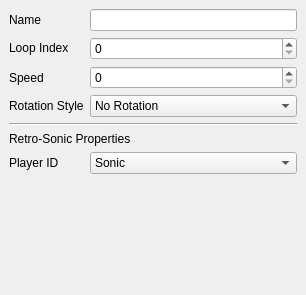
     <widget class="QWidget" name="animPage">
      <property name="geometry">
       <rect>
        <x>0</x>
        <y>0</y>
        <width>300</width>
        <height>295</height>
       </rect>
      </property>
      <attribute name="label">
       <string>Animations (0 of 0, ID: 0)</string>
      </attribute>
      <layout class="QVBoxLayout" name="verticalLayout_3">
       <property name="leftMargin">
        <number>9</number>
       </property>
       <property name="topMargin">
        <number>9</number>
       </property>
       <property name="rightMargin">
        <number>9</number>
       </property>
       <property name="bottomMargin">
        <number>9</number>
       </property>
       <item>
        <layout class="QGridLayout" name="gridLayout_10">
         <property name="leftMargin">
          <number>0</number>
         </property>
         <property name="topMargin">
          <number>0</number>
         </property>
         <property name="rightMargin">
          <number>0</number>
         </property>
         <property name="bottomMargin">
          <number>0</number>
         </property>
         <item row="3" column="0">
          <widget class="QLabel" name="label_18">
           <property name="text">
            <string>Speed</string>
           </property>
          </widget>
         </item>
         <item row="5" column="0" colspan="2">
          <widget class="Line" name="line">
           <property name="orientation">
            <enum>Qt::Horizontal</enum>
           </property>
          </widget>
         </item>
         <item row="11" column="0" colspan="2">
          <spacer name="verticalSpacer">
           <property name="orientation">
            <enum>Qt::Vertical</enum>
           </property>
           <property name="sizeHint" stdset="0">
            <size>
             <width>20</width>
             <height>40</height>
            </size>
           </property>
          </spacer>
         </item>
         <item row="3" column="1">
          <widget class="QSpinBox" name="speedMult">
           <property name="toolTip">
            <string>Animation playback speed</string>
           </property>
           <property name="minimum">
            <number>0</number>
           </property>
           <property name="maximum">
            <number>255</number>
           </property>
          </widget>
         </item>
         <item row="8" column="0">
          <widget class="QLabel" name="label_7">
           <property name="text">
            <string>Player ID</string>
           </property>
          </widget>
         </item>
         <item row="7" column="0" colspan="2">
          <widget class="QLabel" name="label_17">
           <property name="text">
            <string>Retro-Sonic Properties</string>
           </property>
          </widget>
         </item>
         <item row="8" column="1">
          <widget class="QComboBox" name="playerID">
           <item>
            <property name="text">
             <string>Sonic</string>
            </property>
           </item>
           <item>
            <property name="text">
             <string>Tails</string>
            </property>
           </item>
           <item>
            <property name="text">
             <string>Knuckles</string>
            </property>
           </item>
          </widget>
         </item>
         <item row="1" column="1">
          <widget class="QSpinBox" name="loopIndex">
           <property name="toolTip">
            <string>What frame to loop back to</string>
           </property>
          </widget>
         </item>
         <item row="1" column="0">
          <widget class="QLabel" name="label_15">
           <property name="sizePolicy">
            <sizepolicy hsizetype="Fixed" vsizetype="Fixed">
             <horstretch>0</horstretch>
             <verstretch>0</verstretch>
            </sizepolicy>
           </property>
           <property name="text">
            <string>Loop Index</string>
           </property>
          </widget>
         </item>
         <item row="4" column="0">
          <widget class="QLabel" name="label_16">
           <property name="sizePolicy">
            <sizepolicy hsizetype="Fixed" vsizetype="Fixed">
             <horstretch>0</horstretch>
             <verstretch>0</verstretch>
            </sizepolicy>
           </property>
           <property name="text">
            <string>Rotation Style</string>
           </property>
          </widget>
         </item>
         <item row="4" column="1">
          <widget class="QComboBox" name="rotationStyle">
           <property name="toolTip">
            <string>How should the animation be played back</string>
           </property>
           <item>
            <property name="text">
             <string>No Rotation</string>
            </property>
           </item>
           <item>
            <property name="text">
             <string>Full Rotation</string>
            </property>
           </item>
           <item>
            <property name="text">
             <string>Snap to 45 degree intervals</string>
            </property>
           </item>
           <item>
            <property name="text">
             <string>Static rotation using extra frames</string>
            </property>
           </item>
           <item>
            <property name="text">
             <string>Snap to 180 degree intervals</string>
            </property>
           </item>
           <item>
            <property name="text">
             <string>Snap to 90 degree intervals</string>
            </property>
           </item>
          </widget>
         </item>
         <item row="0" column="0">
          <widget class="QLabel" name="label_19">
           <property name="text">
            <string>Name</string>
           </property>
          </widget>
         </item>
         <item row="0" column="1">
          <widget class="QLineEdit" name="animName"/>
         </item>
        </layout>
       </item>
      </layout>
     </widget>
